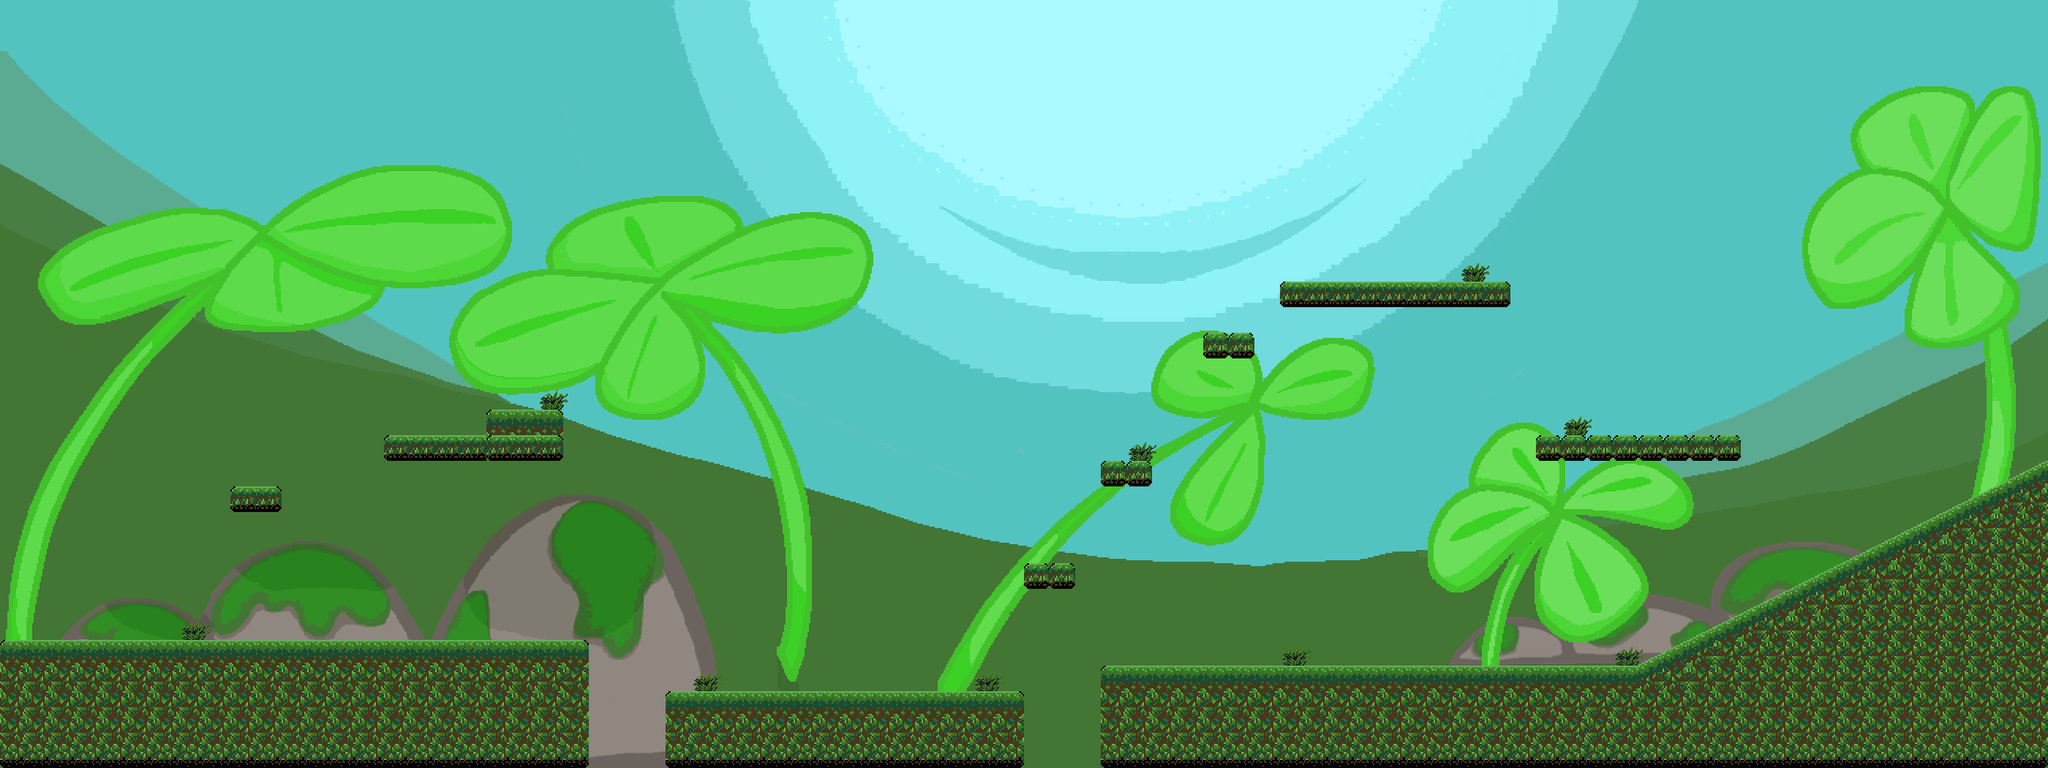

A level layout from a 2D game, rendered from its tile map. Below: a short description, then the map file with tile-grid data replaced by summaries:
An orthogonal 80x30 tile map with 35x35 px tiles, 2 tile layers (Kachelebene 1, Weed), 2 tilesets, 1 image layer and 28 objects (4x LausEntity, 3x SpiderEntity, 2x ExtraLife, mainPlayer, me.Trigger, ...).

<map version="1.10" tiledversion="1.10.1" orientation="orthogonal" renderorder="right-down" width="80" height="30" tilewidth="35" tileheight="35" infinite="0" nextlayerid="12" nextobjectid="64">
 <tileset firstgid="1" source="LeafTile.tsx" />
 <tileset firstgid="65" source="Plant.tsx" />
 <imagelayer id="2" name="Backi">
  <image source="../img/BlattWeltBackground-1.png" width="2800" height="1050" />
 </imagelayer>
 <layer id="1" name="Kachelebene 1" width="80" height="30">
  <data>[2400 cells, 433 non-empty, 19 distinct tile ids]</data>
 </layer>
 <layer id="7" name="Weed" width="80" height="30">
  <data>[2400 cells, 12 non-empty, 4 distinct tile ids]</data>
 </layer>
 <objectgroup color="#00ff00" id="3" name="Player">
  <object id="1" name="mainPlayer" x="34.6667" y="804.667" width="70" height="69.3333" />
  <object id="3" name="me.Trigger" x="2799.33" y="559.333">
   <properties>
    <property name="to" value="BergWelt-1" />
   </properties>
   <polygon points="0,0 -69.3333,0 -69.3333,106.667 -1.33333,70.6667" />
  </object>
 </objectgroup>
 <objectgroup color="#ff0000" id="4" name="Spider">
  <object id="10" name="SpiderEntity" x="1818" y="860.333" width="388.667" height="50">
   <properties>
    <property name="frameheight" value="50" />
    <property name="framewidth" value="79" />
   </properties>
  </object>
  <object id="12" name="SpiderEntity" x="1537.33" y="860" width="332" height="50">
   <properties>
    <property name="frameheight" value="50" />
    <property name="framewidth" value="79" />
   </properties>
  </object>
  <object id="40" x="560" y="594" width="4" height="282" />
  <object id="41" x="1753.33" y="419.333" width="2" height="490" />
  <object id="42" x="2110" y="629.333" width="2" height="280.667" />
  <object id="56" name="SpiderEntity" x="339.333" y="824" width="332" height="50">
   <properties>
    <property name="frameheight" value="50" />
    <property name="framewidth" value="79" />
   </properties>
  </object>
 </objectgroup>
 <objectgroup color="#ff0000" id="5" name="Läuse">
  <object id="13" name="LausEntity" x="1785.5" y="355.5" width="244.5" height="29">
   <properties>
    <property name="frameheight" value="29" />
    <property name="framewidth" value="43" />
   </properties>
  </object>
  <object id="29" name="LausEntity" x="945.5" y="916" width="174.5" height="29">
   <properties>
    <property name="frameheight" value="29" />
    <property name="framewidth" value="43" />
   </properties>
  </object>
  <object id="30" name="LausEntity" x="1190.5" y="916" width="173.5" height="29">
   <properties>
    <property name="frameheight" value="29" />
    <property name="framewidth" value="43" />
   </properties>
  </object>
  <object id="35" name="LausEntity" x="2128" y="564" width="245" height="29">
   <properties>
    <property name="frameheight" value="29" />
    <property name="framewidth" value="43" />
   </properties>
  </object>
 </objectgroup>
 <objectgroup color="#ffff00" id="8" name="Point" tintcolor="#ffff00">
  <object id="39" name="PointEntity" x="2338" y="558.667" width="35.3333" height="35.3333" />
 </objectgroup>
 <objectgroup id="11" name="endmusic">
  <object id="63" name="EndMusic" x="-1.33333" y="40" width="141.333" height="853.333" />
 </objectgroup>
 <objectgroup id="6" name="Collision">
  <object id="15" x="0" y="875.333" width="805.333" height="174" />
  <object id="16" x="909.333" y="946" width="491" height="102.667" />
  <object id="22" x="1646" y="455.333" width="67.6667" height="34.6667" />
  <object id="23" x="1750.67" y="384" width="314" height="34.6667" />
  <object id="25" x="1504" y="911.333" width="1297.33" height="138.667" />
  <object id="26" x="527.609" y="595.748" width="244.667" height="34.6667" />
  <object id="27" x="2237.33" y="910.667">
   <polygon points="0,0 562,-280.667 562.667,-1.33333" />
  </object>
  <object id="33" x="1400.67" y="770.667" width="70" height="34" />
  <object id="34" x="1506" y="629.333" width="68" height="34.6667" />
  <object id="54" x="2100" y="593.333" width="279.333" height="35.3333" />
  <object id="60" x="666" y="560" width="103.333" height="68.6667" />
  <object id="61" x="314.667" y="665.333" width="72.6667" height="36.6667" />
 </objectgroup>
 <objectgroup color="#ff007f" id="10" name="life">
  <object id="57" name="ExtraLife" x="2594.59" y="648.649" width="66.0028" height="68.899" />
  <object id="62" name="ExtraLife" x="668" y="494.667" width="69.3333" height="64" />
 </objectgroup>
</map>
